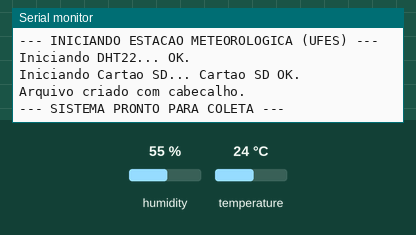
Recording of a sketch running on a simulated Arduino Uno, built with avr-gcc and run on an emulated ATmega328P. On the bench: the last lines printed to the serial monitor. The inputs (shaded band) are chosen by the test bench; at power-on: humidity 55 %, temperature 24 °C. Storage starts empty.

Above: at 1.3 s.
1.4 s: humidity set to 22 %
At 3.1 s:
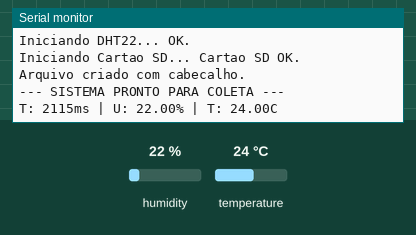
5.6 s: temperature set to 12 °C
At 7.5 s:
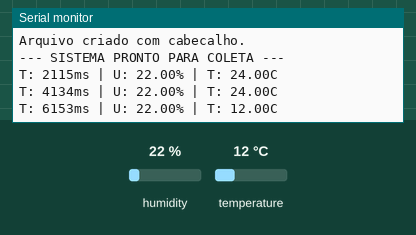
8.6 s: humidity set to 40 %
At 10.7 s:
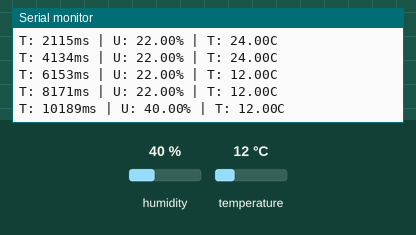
Timing chart, 0 to 12.2 s (numbered marks = the images above; inputs shaded):
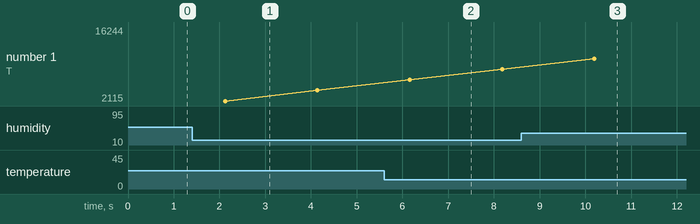

Measured:
- after the input at 1.4 s, the serial monitor: prints a new line after 0.72 s (image 1)
- after the input at 5.6 s, the serial monitor: prints a new line after 0.56 s (image 2)
- after the input at 8.6 s, the serial monitor: prints a new line after 1.6 s (image 3)

The sketch:

datalogger_v1.ino
```cpp
/*
  PROJETO: Mini-Estação Meteorológica Didática (Datalogger)
  AUTOR: Joel Cassa Neto
  CURSO: Licenciatura em Física - UFES (Alegre)
  DATA: Novembro/2025

  DESCRIÇÃO:
  Este firmware realiza a leitura de temperatura e umidade (DHT22) e grava
  os dados em um cartão SD (formato CSV). O sistema opera offline.
*/

// ============================================================================
// --- 1. INCLUSÃO DE BIBLIOTECAS (DEPENDÊNCIAS) ---
// ============================================================================
#include "DHT.h"      // Biblioteca oficial da Adafruit para sensores DHT
#include <SPI.h>      // Protocolo de comunicação para o módulo SD
#include <SD.h>       // Gerenciamento de arquivos no cartão SD

// ============================================================================
// --- 2. DEFINIÇÕES DE HARDWARE E CONSTANTES ---
// ============================================================================
// Configuração do Sensor DHT
#define DHTPIN 2        // Pino digital conectado ao DATA do sensor
#define DHTTYPE DHT22   // Define o modelo (DHT22 é mais preciso que DHT11)

// Configuração do Cartão SD
const int chipSelect = 4; // Pino CS (Chip Select) - Padrão Ethernet Shield/Módulos

// Nome do arquivo de dados (Máx 8.3 caracteres, ex: "dados.csv")
const char* NOME_ARQUIVO = "clima.csv";

// Intervalo entre leituras (em milissegundos)
const long INTERVALO_LEITURA = 2000;

// ============================================================================
// --- 3. OBJETOS GLOBAIS ---
// ============================================================================
DHT dht(DHTPIN, DHTTYPE); // Instância do sensor

// ============================================================================
// --- 4. SETUP (CONFIGURAÇÃO INICIAL) ---
// Executado uma única vez ao ligar o Arduino.
// ============================================================================
void setup() {
  // A. Inicia comunicação Serial (para debug no computador)
  Serial.begin(9600);
  while (!Serial) {
    ; // Aguarda a porta serial conectar (necessário em alguns modelos)
  }

  Serial.println(F("--- INICIANDO ESTACAO METEOROLOGICA (UFES) ---"));

  // B. Inicializa o Sensor DHT
  Serial.print(F("Iniciando DHT22... "));
  dht.begin();
  Serial.println(F("OK."));

  // C. Inicializa o Cartão SD
  Serial.print(F("Iniciando Cartao SD... "));

  // Verifica se o cartão está inserido e formatado
  if (!SD.begin(chipSelect)) {
    Serial.println(F("FALHA! Verifique:"));
    Serial.println(F("1. O cartao esta inserido?"));
    Serial.println(F("2. A formatacao esta correta (FAT16/FAT32)?"));
    Serial.println(F("3. O pino CS esta correto?"));
    // Loop infinito de erro (pisca o LED interno para avisar, se desejar)
    while (1);
  }
  Serial.println(F("Cartao SD OK."));

  // D. Prepara o Arquivo CSV (Cabeçalho)
  // Abre o arquivo em modo de escrita (cria se não existir)
  File dataFile = SD.open(NOME_ARQUIVO, FILE_WRITE);

  if (dataFile) {
    // Se o arquivo estiver vazio (novo), escreve o cabeçalho
    if (dataFile.size() == 0) {
      dataFile.println("Tempo_ms,Umidade_%,Temp_C,Chuva_Valor");
      Serial.println(F("Arquivo criado com cabecalho."));
    }
    dataFile.close(); // Sempre fechar o arquivo após o uso!
  } else {
    Serial.println(F("ERRO CRITICO: Nao foi possivel abrir o arquivo no SD."));
  }

  Serial.println(F("--- SISTEMA PRONTO PARA COLETA ---"));
}

// ============================================================================
// --- 5. LOOP (ROTINA DE TRABALHO) ---
// Executado repetidamente enquanto houver energia.
// ============================================================================
void loop() {
  // 1. Aguarda o intervalo definido (2 segundos)
  // O DHT22 é um sensor lento, ler muito rápido retorna dados velhos ou erro.
  delay(INTERVALO_LEITURA);

  // 2. Leitura dos Sensores
  // millis() retorna o tempo em ms desde que o Arduino ligou
  unsigned long tempoAtual = millis();

  float h = dht.readHumidity();
  float t = dht.readTemperature();

  // Placeholder para o sensor de chuva futuro (lê 0 por enquanto)
  int leituraChuva = 0;

  // 3. Validação da Leitura (Segurança)
  // isnan = "Is Not a Number". Verifica se o sensor retornou erro.
  if (isnan(h) || isnan(t)) {
    Serial.println(F("Falha ao ler do sensor DHT!"));
    return; // Pula o resto do loop e tenta novamente
  }

  // 4. Exibição no Monitor Serial (Para o operador ver)
  Serial.print(F("T: "));
  Serial.print(tempoAtual);
  Serial.print(F("ms | U: "));
  Serial.print(h);
  Serial.print(F("% | T: "));
  Serial.print(t);
  Serial.println(F("C"));

  // 5. Gravação no Cartão SD (Datalogging)
  File dataFile = SD.open(NOME_ARQUIVO, FILE_WRITE);

  if (dataFile) {
    dataFile.print(tempoAtual);
    dataFile.print(","); // CSV usa vírgula para separar colunas
    dataFile.print(h);
    dataFile.print(",");
    dataFile.print(t);
    dataFile.print(",");
    dataFile.println(leituraChuva); // println para pular linha ao final

    dataFile.close(); // Salva os dados fisicamente no cartão
  } else {
    Serial.println(F("Erro ao gravar dados no SD."));
  }
}
```
